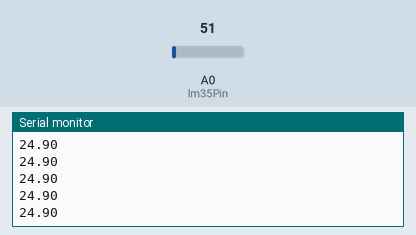
A sketch run on a simulated Arduino Uno, built with avr-gcc and run on an emulated ATmega328P. Parts: the last lines printed to the serial monitor. Inputs (shaded band) come from the test bench; at power-on: A0 (lm35Pin) = 51.

Above: at 1.2 s.
1.3 s: A0 (lm35Pin) set to 61
At 1.33 s:
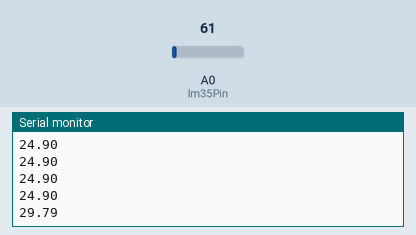
2.8 s: A0 (lm35Pin) set to 71
At 2.8 s:
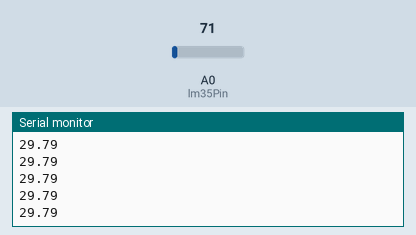
Timing chart, 0 to 5.8 s (numbered marks = the images above; inputs shaded):
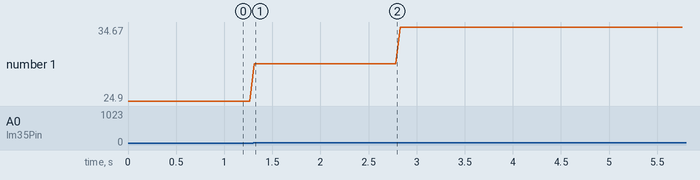

Measured:
- after the input at 1.3 s, the serial monitor: prints a new line at once (image 1)
- plotted number 1: 24.9 → 29.79 after the input at 1.3 s, 29.79 → 34.67 after the input at 2.8 s

The sketch:

TX.ino
```cpp
// Transmitter
#include <Wire.h>

// Define the analog pin for LM35 sensor
const int lm35Pin = A0;

void setup() {
  Serial.begin(9600); // Initialize serial communication at 9600 baud rate.
}

void loop() {
  // Read the analog value from the LM35 sensor
  int analogValue = analogRead(lm35Pin);

  // Convert the analog value to temperature in Celsius
  float temperature = (analogValue * 5.0 * 100.0) / 1024.0;

  // Send the temperature value to the receiver
  Serial.println(temperature);

  // Wait for 50 milliseconds before taking the next reading
  delay(50);
}
```
